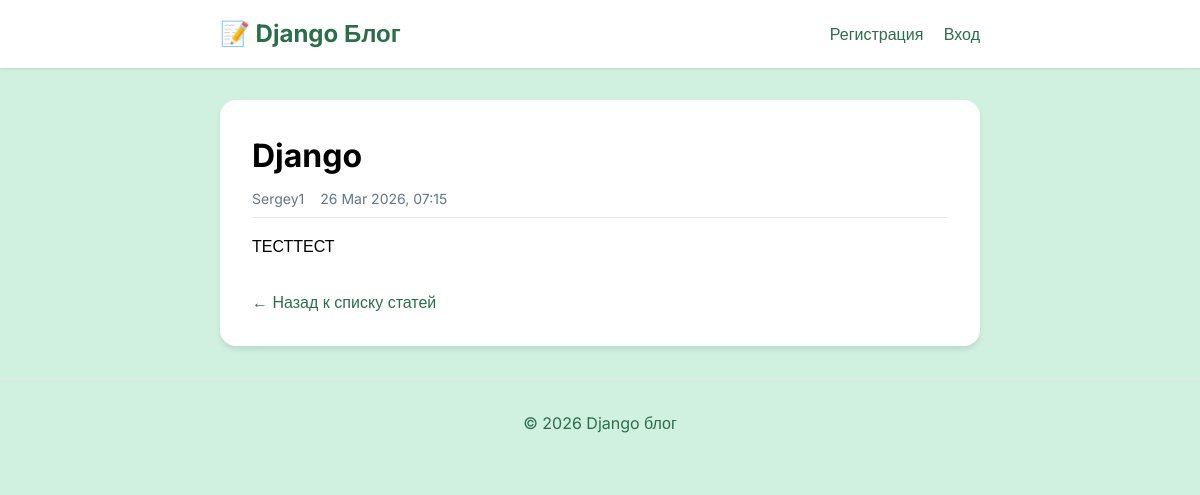
/article/14/, run on the app's committed database.
### articles/models.py (models this page shows, shortened)
class Article(models.Model):
    title = models.CharField(max_length=200)
    author = models.ForeignKey(
        settings.AUTH_USER_MODEL,
        on_delete=models.CASCADE,          # обязательно указывать
        related_name="articles",           # полезно для обратных запросов
    )
    text = models.TextField()
    created_date = models.DateTimeField(   # лучшеQ DateTimeField
        auto_now_add=True,
        db_index=True,                     # ускорит сортировку/фильтрацию
    )
    class Meta:
        ordering = ["-created_date"]       # новые статьи сверху
        verbose_name = "статья"
        verbose_name_plural = "статьи"

### articles/views.py (the view)
# urls.py: path('article/<int:article_id>/', views.get_article, name='get_article'),
def get_article(request, article_id):
    post = get_object_or_404(Article, id=article_id)
    return render(request, 'article.html', {'post': post})

### articles/templates/article.html (shortened to what this page needs)
{% load static %}
<!DOCTYPE html>
<html lang="ru">
<head>
</head>
<body>
    <header class="header">
        <div class="container">
            <div class="header-content">
                <div class="logo">
                    <a href="/">📝 Django Блог</a>
                </div>
                <div class="auth-links">
                    {% if user.is_authenticated %}
                        <span>Привет, {{ user.username }}!</span>
                        {% if user.is_superuser %}
                            <a href="/admin/" class="admin-link">Кабинет администратора</a>
                        {% endif %}
                        <a href="/article/new/" class="new-post-link">Добавить новую статью</a>
                        <a href="/logout/">Выход</a>
                    {% else %}
                        <a href="/register/">Регистрация</a>
                        <a href="/login/">Вход</a>
                    {% endif %}
                </div>
            </div>
        </div>
    </header>
    <main class="main">
        <div class="container">
            <article class="post-full">
                <h1>{{ post.title }}</h1>
                <div class="post-meta">
                    <span class="post-author">{{ post.author.username }}</span>
                    <span class="post-date">{{ post.created_date|date:"d M Y, H:i" }}</span>
                </div>
                <div class="post-content">
                    {{ post.text|linebreaks }}
                </div>
                <a href="/" class="back-link">← Назад к списку статей</a>
            </article>
        </div>
    </main>
    <footer class="footer">
        <div class="container">
            <p>&copy; {% now "Y" %} Django блог</p>
        </div>
    </footer>
</body>
</html>

### articles/templates/article.html (style rules this page uses)
* { margin: 0; padding: 0; box-sizing: border-box; }
body { background: #d0f0e0; font-family: 'Inter', sans-serif; line-height: 1.5; }
.container { max-width: 800px; margin: 0 auto; padding: 0 20px; }
.header { background: white; padding: 1rem 0; box-shadow: 0 1px 3px rgba(0,0,0,0.1); margin-bottom: 2rem; }
.header-content { display: flex; justify-content: space-between; align-items: center; }
.logo a { font-size: 1.5rem; font-weight: bold; text-decoration: none; color: #2c6e49; }
.auth-links a { margin-left: 1rem; text-decoration: none; color: #2c6e49; }
.post-full { background: white; border-radius: 1rem; padding: 2rem; margin-bottom: 2rem; box-shadow: 0 4px 6px -1px rgba(0,0,0,0.1); }
.post-full h1 { font-size: 2rem; margin-bottom: 0.5rem; }
.post-meta { display: flex; gap: 1rem; font-size: 0.875rem; color: #64748b; border-bottom: 1px solid #e2e8f0; padding-bottom: 0.5rem; margin-bottom: 1rem; }
.post-content { margin: 1rem 0; }
.back-link { display: inline-block; margin-top: 1rem; color: #2c6e49; text-decoration: none; }
.footer { text-align: center; padding: 2rem 0; color: #2c6e49; border-top: 1px solid #e2e8f0; margin-top: 2rem; }

### data on the page
Article: title "Django", author.username "Sergey1", created_date "26 Mar 2026, 07:15", text "ТЕСТТЕСТ"
